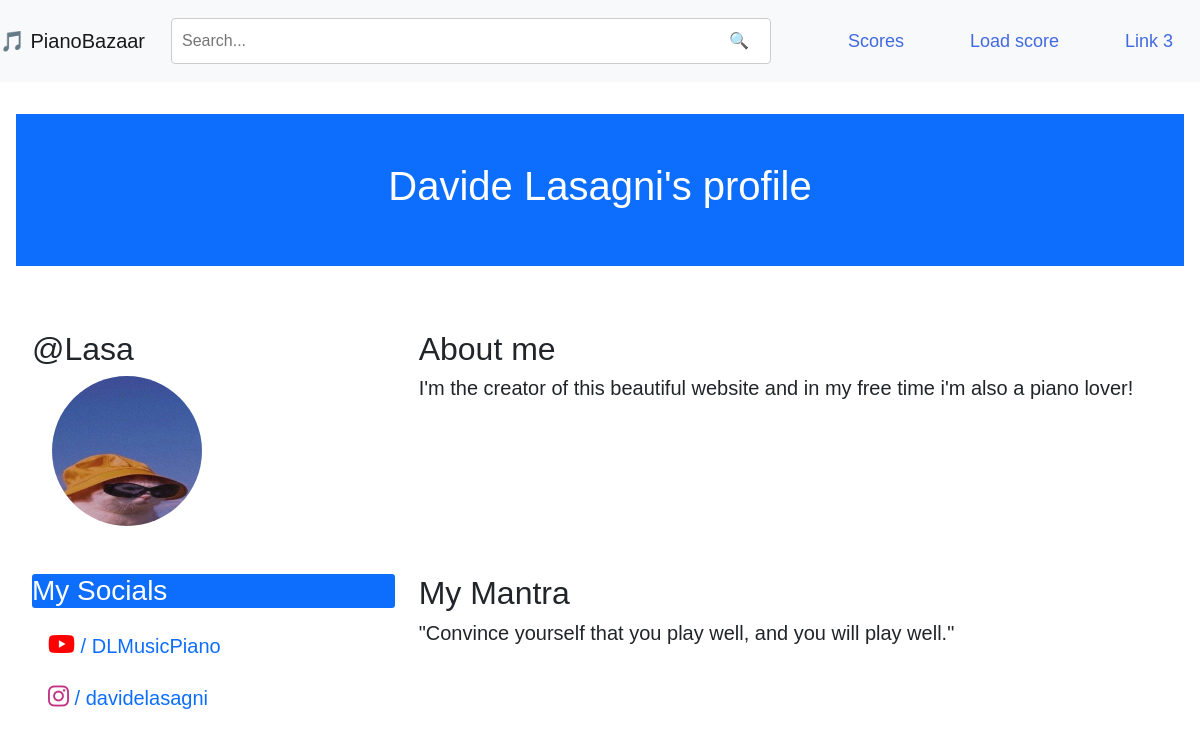
/sheetmusic/arranger/548/, run on the app's committed database.
### sheetmusic/models.py (models this page shows, shortened)
class Profile(models.Model):
    user = models.OneToOneField(User, on_delete=models.CASCADE)
    bio = models.TextField(max_length=500, blank=True)
    mantra = models.TextField(max_length=100, blank=True)
    birth_date = models.DateField(null=True, blank=True)
    profile_image = models.FileField(upload_to='media/profiles/profile_imgs', blank=True, null=True)
    youtube_account_id = models.CharField(max_length=30, blank=True, null=True)
    instagram_account_id = models.CharField(max_length=30, blank=True, null=True)
    x_account_id = models.CharField(max_length=30, blank=True, null=True)
    purchased_scores = models.ManyToManyField('Score', through='Copy')

### sheetmusic/views.py (the view)
# urls.py: path('arranger/<pk>/', ArrangerDetail.as_view(), name='arranger')
class ArrangerDetail(DetailView):
    model = Profile
    template_name = 'sheetmusic/arranger_detail.html'

### sheetmusic/templates/sheetmusic/arranger_detail.html (shortened to what this page needs)
{% extends 'base.html' %}
{% block extra-css %}
    <link href="https://cdnjs.cloudflare.com/ajax/libs/font-awesome/6.4.2/css/all.min.css" rel="stylesheet">
{% endblock %}
{% block content %}
    <div class="p-5 bg-primary text-white text-center">
      <h1>{{ object.user.first_name }} {{ object.user.last_name }}'s profile</h1>
    </div>
    <div class="container-fluid mt-5">
        <div class="row">
            <div class="col-md-4">
              <h2>@{{ profile.user.username }}</h2>
                <img src="{{object.profile_image.url}}" class="rounded-circle" alt="profile image" width="150" height="150" style="margin-left: 20px;">
            </div>
            <div class="col-md-8">
              <h2>About me</h2>
              <h5>{{ object.bio }}</h5>
            </div>
        </div>
        <div class="row">
            <div class="col-md-4">
                <h3 class="mt-5 bg-primary rounded-1 text-white">My Socials</h3>
            {% if object.youtube_account_id or object.instagram_account_id or object.x_account_id %}
              <ul class="nav nav-pills flex-column">
                <li class="nav-item">
                    {% if object.youtube_account_id %}
                  <a class="nav-link mt-2" href="https://www.youtube.com/@{{ object.youtube_account_id }}/" target="_blank" rel="noopener noreferrer">
                      <i class="fab fa-youtube" style="color: #FF0000; font-size: 1.5rem" ></i><h5 class="d-inline"> / {{ object.youtube_account_id }}</h5>
                  </a>
                    {% endif %}
                </li>
                <li class="nav-item">
                    {% if object.instagram_account_id %}
                  <a class="nav-link mt-2" href="https://www.instagram.com/{{ object.instagram_account_id }}/" target="_blank" rel="noopener noreferrer">
                      <i class="fab fa-instagram" style="color: #C13584; font-size: 1.5rem"></i><h5 class="d-inline"> / {{ object.instagram_account_id }}</h5>
                  </a>
                    {% endif %}
                </li>
              </ul>
            {% else %}
              <h5 class="mt-3"> {{ object.user.username }} didn't link any social 😔</h5>
            {% endif %}
            </div>
            <div class="col-md-8">
              <h2 class="mt-5">My Mantra</h2>
                <h5>"{{ object.mantra }}"</h5>
            </div>
        </div>
    </div>
{% endblock %}

### static/css/style.css (style rules this page uses)
body, html { margin: 0; padding: 0; height: 100%; font-family: Arial, sans-serif; display: flex; flex-direction: column; min-height: 100vh; box-sizing: border-box; }
.container-fluid { flex: 1; min-height: calc(100vh - 100px); padding: 1em 1em 100px; box-sizing: border-box; }

### data on the page
Profile: user.first_name "Davide", user.last_name "Lasagni", user.username "Lasa", profile_image (picture), bio "I'm the creator of this beautiful website and in my free time i'm also a piano lover!", youtube_account_id "DLMusicPiano", instagram_account_id "davidelasagni", mantra "Convince yourself that you play well, and you will play well."
